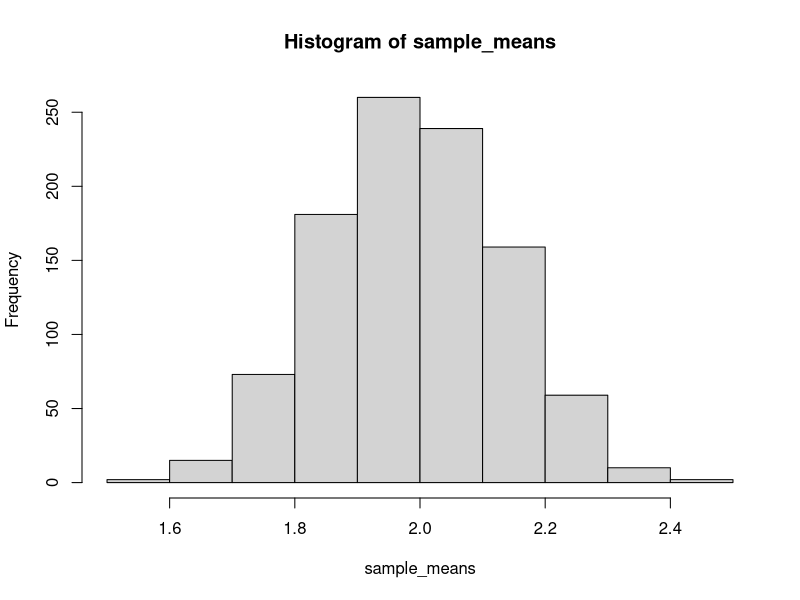

The R source for this figure:
## ---- chunk 1
n <- 100
m <- 1e3
#    modify as necessary
for (theta in c(.5,1,2)){
  sample_means <- colMeans(matrix(rpois(n*m, theta), nrow = n))  ## modify this! 
  cat("bias for theta = ", theta, "is: ", mean(sample_means-theta), "\n", sep = " ")
}  
## ---- chunk 2
# your code here
hist(sample_means)
## ---- chunk 3
# your code here
## ---- chunk 4
# your code here
## ---- chunk 5
# your code here
## ---- chunk 6
# your code here
## ---- chunk 7
# your code here
## ---- chunk 8
# your code here
## ---- chunk 9
# your code here
## ---- chunk 10
# your code here
## ---- chunk 11
# your code here
## ---- chunk 12
# your code here
